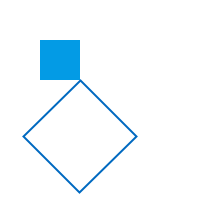
Frame 1 (no input)
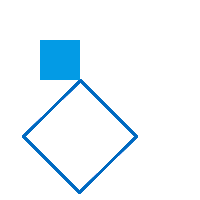
Frame 60 (the mouse pressed at the canvas centre just before this capture)
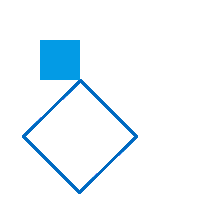
Frame 120 (the mouse held since frame 60 and released just before this capture)

The Processing sketch that drew these frames (run headless with seeded random() and noise(); from frame 60 on, the mouse is pressed at the canvas centre):

// Processing sketch: e3Transformations
// ── e3Transformations.pde
void setup(){
  size(200,200);
  background(255);
}

void draw(){
    pushMatrix();
    translate(40,40);
    myFilledShape();
    translate(40,40);
    rotate(radians(45));
    scale(2.0);
    myEmptyShape();
    popMatrix();
}

void myFilledShape(){
    fill(#039be5);
    noStroke();
    rect(0, 0, 40, 40);
}

void myEmptyShape(){
    noFill();
    stroke(#0069c0);
    rect(0, 0, 40, 40);
}
